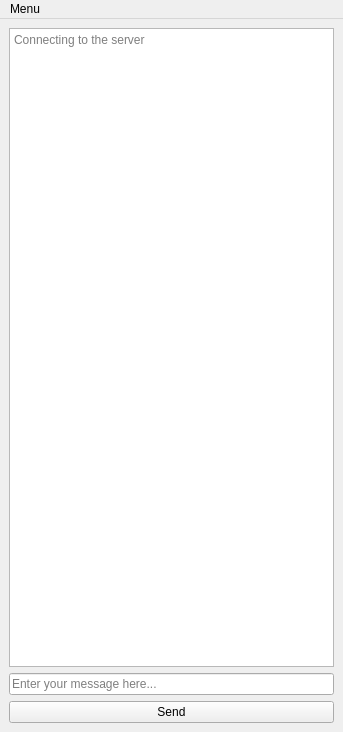
<?xml version="1.0" encoding="UTF-8"?>
<ui version="4.0">
 <class>MainWindow</class>
 <widget class="QMainWindow" name="MainWindow">
  <property name="geometry">
   <rect>
    <x>0</x>
    <y>0</y>
    <width>343</width>
    <height>732</height>
   </rect>
  </property>
  <property name="windowTitle">
   <string>Messenger</string>
  </property>
  <widget class="QWidget" name="centralwidget">
   <layout class="QVBoxLayout" name="verticalLayout">
    <item>
     <widget class="QPlainTextEdit" name="plainTextEdit">
      <property name="readOnly">
       <bool>true</bool>
      </property>
      <property name="placeholderText">
       <string>Connecting to the server</string>
      </property>
     </widget>
    </item>
    <item>
     <widget class="QLineEdit" name="lineEdit">
      <property name="text">
       <string/>
      </property>
      <property name="placeholderText">
       <string>Enter your message here...</string>
      </property>
     </widget>
    </item>
    <item>
     <widget class="QPushButton" name="pushButton">
      <property name="text">
       <string>Send</string>
      </property>
      <property name="shortcut">
       <string>Return</string>
      </property>
     </widget>
    </item>
   </layout>
  </widget>
  <widget class="QMenuBar" name="menubar">
   <property name="geometry">
    <rect>
     <x>0</x>
     <y>0</y>
     <width>343</width>
     <height>21</height>
    </rect>
   </property>
   <widget class="QMenu" name="menuMenu">
    <property name="title">
     <string>Menu</string>
    </property>
    <addaction name="actionQuit"/>
   </widget>
   <addaction name="menuMenu"/>
  </widget>
  <action name="actionQuit">
   <property name="enabled">
    <bool>true</bool>
   </property>
   <property name="text">
    <string>Quit</string>
   </property>
  </action>
 </widget>
 <resources/>
 <connections/>
</ui>
